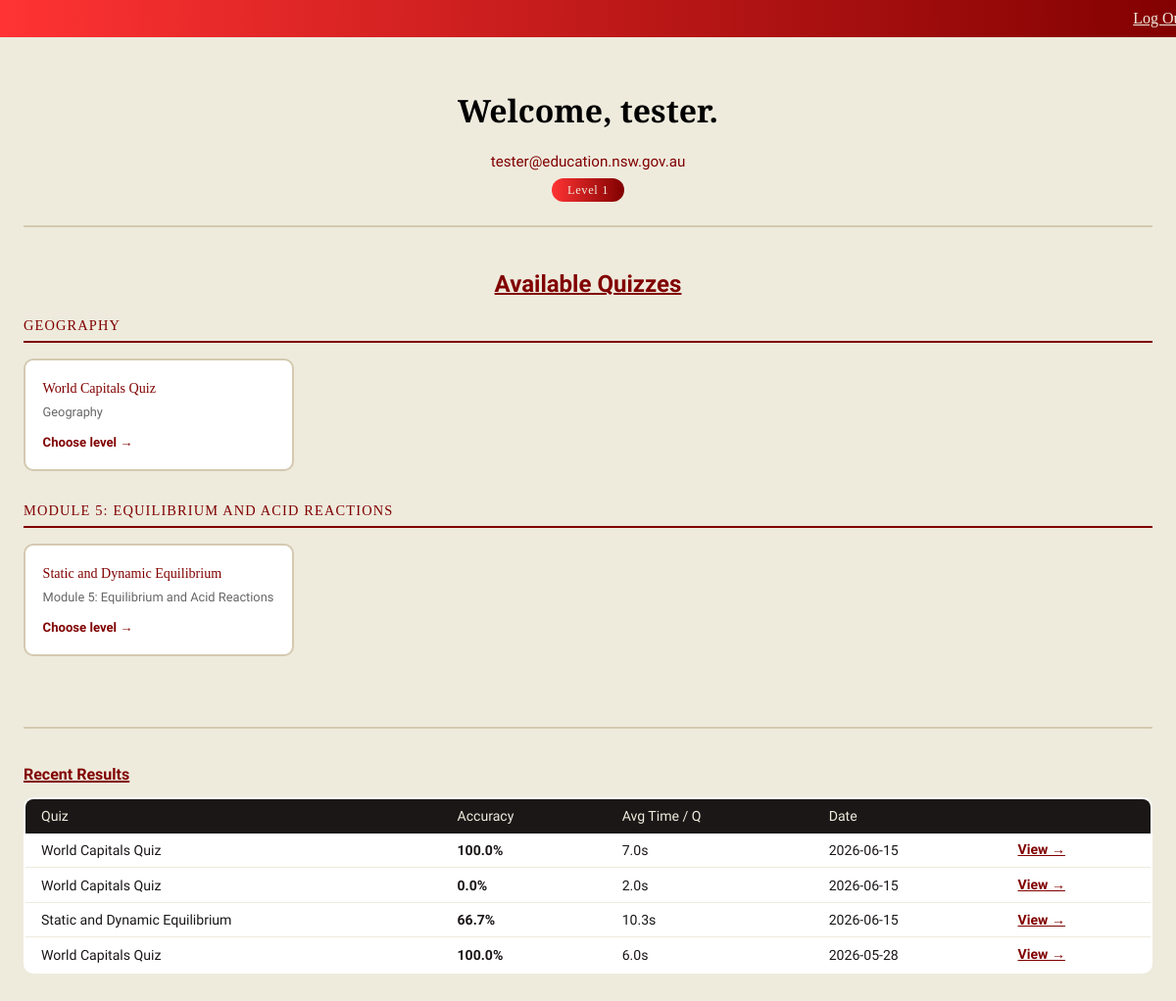
The page /dashboard (signed in) on the database as committed earlier.
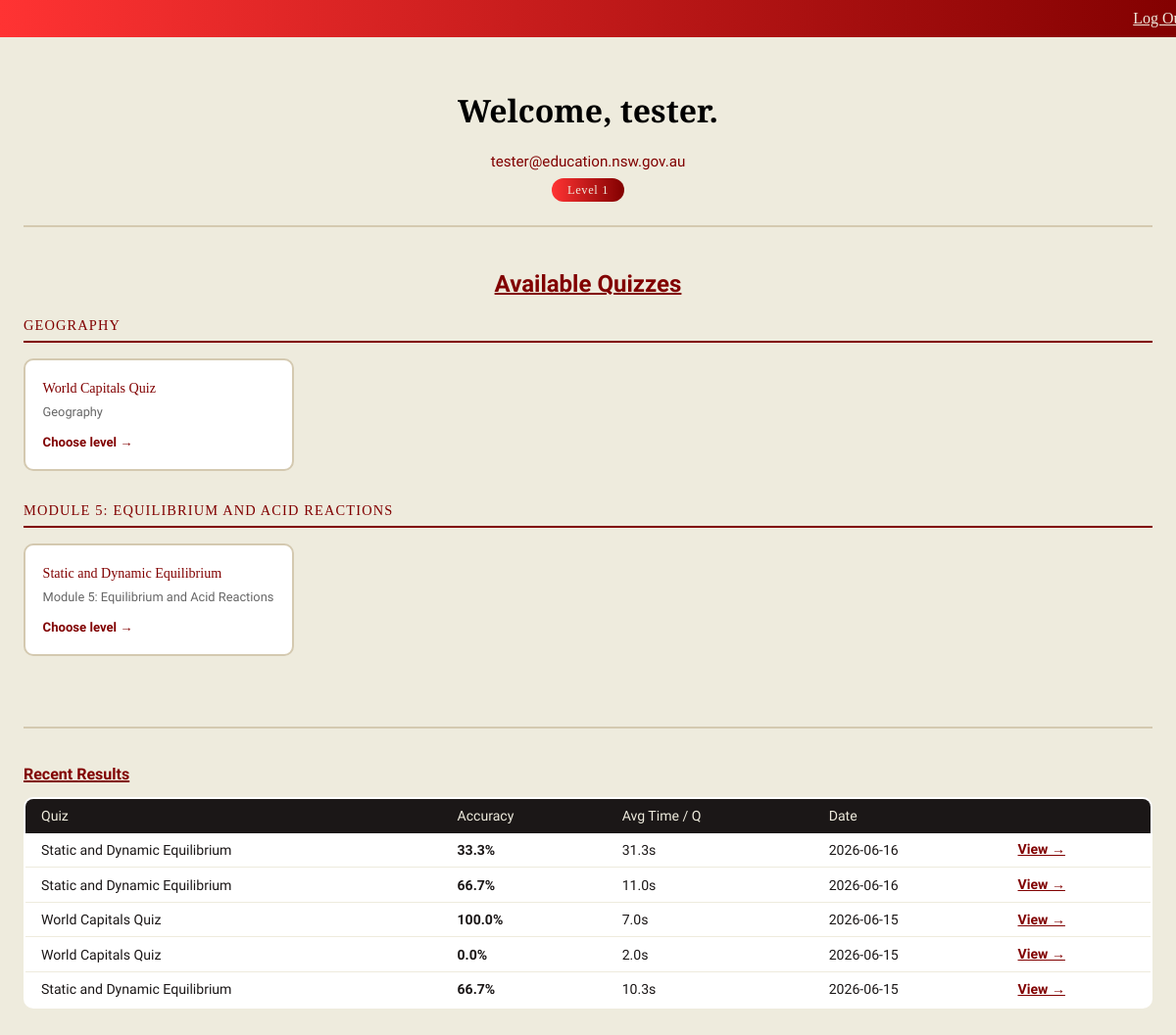
The same page on the database as committed later.
### tables this page shows
CREATE TABLE results (
    id INTEGER PRIMARY KEY AUTOINCREMENT,
    user_id INTEGER NOT NULL,
    quiz_id INTEGER NOT NULL,
    score REAL,
    accuracy REAL,
    avg_time REAL,
    wrong_questions TEXT,
    date TEXT,
    FOREIGN KEY (user_id) REFERENCES users(id));

### app.py (the view)
@app.route('/dashboard')
def home():
    if 'user_id' not in session:
        return redirect(url_for('login'))
    if session.get('is_admin'):
        return redirect(url_for('teacher_home'))
    login_conn = sqlite3.connect('database/LoginData.db')
    login_cursor = login_conn.cursor()
    login_cursor.execute('SELECT first_name, last_name, email, level FROM users WHERE id=?', (session['user_id'],))
    user = login_cursor.fetchone()
    try:
        login_cursor.execute('''
            SELECT id, quiz_id, accuracy, avg_time, date
            FROM results WHERE user_id = ?
            ORDER BY date DESC LIMIT 5
        ''', (session['user_id'],))
        recent_raw = login_cursor.fetchall()
    except Exception:
        recent_raw = []
    login_conn.close()
    q_conn = sqlite3.connect('database/Questions.db')
    q_cursor = q_conn.cursor()
    recent = []
    for r in recent_raw:
        quiz = q_cursor.execute('SELECT name FROM quizzes WHERE id=?', (r[1],)).fetchone()
        quiz_name = quiz[0] if quiz else 'Unknown Quiz'
        recent.append({'result_id': r[0], 'quiz_name': quiz_name,
                       'accuracy': r[2], 'avg_time': r[3], 'date': r[4]})
    quizzes = q_cursor.execute('SELECT id, name, topic, level FROM quizzes ORDER BY topic, name').fetchall()
    q_conn.close()
    topics = {}
    for quiz in quizzes:
        topic = quiz[2]
        if topic not in topics:
            topics[topic] = []
        topics[topic].append(quiz)
    return render_template('dashboard.html',
        first_name=user[0], last_name=user[1], email=user[2],
        user_level=user[3] if user[3] else 1,
        topics=topics,
        recent=recent)

### templates/dashboard.html (shortened to what this page needs)
<!DOCTYPE html>
<html lang="en">
<head>
    <link rel="stylesheet" type="text/css" href="{{ url_for('static', filename='main.css') }}">
</head>
<body>
    <div class="banner">
        <div class="banner-content">
            <a href="{{ url_for('logout') }}">Log Out</a>
        </div>
    </div>
    <div class="welcome-section">
        <h1>Welcome, {{ first_name }}.</h1>
        <p class="welcome-sub">{{ email }}</p>
        <span class="level-pill">Level {{ user_level }}</span>
    </div>
    <hr class="divider">
    {% if topics %}
    <div class="topics-wrap">
        <h2>Available Quizzes</h2>
        {% for topic, quizzes in topics.items() %}
        <div class="topic-group">
            <div class="topic-heading">{{ topic }}</div>
            <div class="quiz-grid">
                {% for quiz in quizzes %}
                <a href="{{ url_for('select_level', quiz_id=quiz[0]) }}" class="quiz-card">
                    <div class="quiz-card-name">{{ quiz[1] }}</div>
                    <div class="quiz-card-topic">{{ quiz[2] }}</div>
                    <div class="quiz-card-arrow">Choose level →</div>
                </a>
                {% endfor %}
            </div>
        </div>
        {% endfor %}
    </div>
    {% else %}
    <div class="no-quizzes"><p>No quizzes available yet. Check back soon.</p></div>
    {% endif %}
    {% if recent %}
    <hr class="divider">
    <div class="recent-section">
        <h2>Recent Results</h2>
        <table class="recent-table">
            <thead>
                <tr>
                    <th>Quiz</th><th>Accuracy</th><th>Avg Time / Q</th><th>Date</th><th></th>
                </tr>
            </thead>
            <tbody>
            {% for r in recent %}
            <tr>
                <td>{{ r.quiz_name }}</td>
                <td class="{% if r.accuracy >= 80 %}accuracy-good{% elif r.accuracy >= 50 %}accuracy-mid{% else %}accuracy-low{% endif %}">{{ r.accuracy }}%</td>
                <td>{{ r.avg_time }}s</td>
                <td>{{ r.date }}</td>
                <td><a href="{{ url_for('results', result_id=r.result_id) }}" class="view-link">View →</a></td>
            </tr>
            {% endfor %}
            </tbody>
        </table>
    </div>
    {% endif %}
</body>
</html>

Rows that differ between the two databases and show on the page:
no longer on this page (row unchanged): results: quiz_name "World Capitals Quiz", accuracy "100.0", avg_time "6.0", date "2026-05-28"
added results: quiz_name "Static and Dynamic Equilibrium", accuracy "33.3", avg_time "31.3", date "2026-06-16"
added results: quiz_name "Static and Dynamic Equilibrium", accuracy "66.7", avg_time "11.0", date "2026-06-16"
